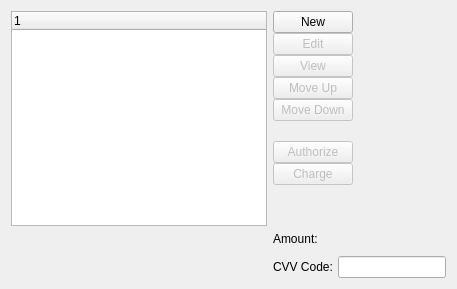
         <widget class="QWidget" name="_creditCardPage">
          <attribute name="title">
           <string>Credit Card</string>
          </attribute>
          <layout class="QGridLayout" name="gridLayout_9">
           <item row="0" column="0">
            <widget class="XTreeWidget" name="_cc">
             <property name="sizePolicy">
              <sizepolicy hsizetype="Expanding" vsizetype="Expanding">
               <horstretch>1</horstretch>
               <verstretch>0</verstretch>
              </sizepolicy>
             </property>
             <property name="focusPolicy">
              <enum>Qt::NoFocus</enum>
             </property>
            </widget>
           </item>
           <item row="0" column="1">
            <layout class="QHBoxLayout">
             <item>
              <layout class="QGridLayout">
               <property name="verticalSpacing">
                <number>0</number>
               </property>
               <item row="0" column="0">
                <widget class="QPushButton" name="_newCC">
                 <property name="text">
                  <string>New</string>
                 </property>
                </widget>
               </item>
               <item row="1" column="0">
                <widget class="QPushButton" name="_editCC">
                 <property name="enabled">
                  <bool>false</bool>
                 </property>
                 <property name="text">
                  <string>Edit</string>
                 </property>
                </widget>
               </item>
               <item row="2" column="0">
                <widget class="QPushButton" name="_viewCC">
                 <property name="enabled">
                  <bool>false</bool>
                 </property>
                 <property name="focusPolicy">
                  <enum>Qt::NoFocus</enum>
                 </property>
                 <property name="text">
                  <string>View</string>
                 </property>
                </widget>
               </item>
               <item row="3" column="0">
                <widget class="QPushButton" name="_upCC">
                 <property name="enabled">
                  <bool>false</bool>
                 </property>
                 <property name="focusPolicy">
                  <enum>Qt::NoFocus</enum>
                 </property>
                 <property name="text">
                  <string>Move Up</string>
                 </property>
                </widget>
               </item>
               <item row="4" column="0">
                <widget class="QPushButton" name="_downCC">
                 <property name="enabled">
                  <bool>false</bool>
                 </property>
                 <property name="focusPolicy">
                  <enum>Qt::NoFocus</enum>
                 </property>
                 <property name="text">
                  <string>Move Down</string>
                 </property>
                </widget>
               </item>
               <item row="5" column="0">
                <spacer>
                 <property name="orientation">
                  <enum>Qt::Vertical</enum>
                 </property>
                 <property name="sizeType">
                  <enum>QSizePolicy::Expanding</enum>
                 </property>
                 <property name="sizeHint" stdset="0">
                  <size>
                   <width>20</width>
                   <height>20</height>
                  </size>
                 </property>
                </spacer>
               </item>
               <item row="6" column="0">
                <widget class="QPushButton" name="_authorize">
                 <property name="enabled">
                  <bool>false</bool>
                 </property>
                 <property name="focusPolicy">
                  <enum>Qt::NoFocus</enum>
                 </property>
                 <property name="text">
                  <string>Authorize</string>
                 </property>
                </widget>
               </item>
               <item row="7" column="0">
                <widget class="QPushButton" name="_charge">
                 <property name="enabled">
                  <bool>false</bool>
                 </property>
                 <property name="focusPolicy">
                  <enum>Qt::NoFocus</enum>
                 </property>
                 <property name="text">
                  <string>Charge</string>
                 </property>
                </widget>
               </item>
               <item row="8" column="0">
                <spacer>
                 <property name="orientation">
                  <enum>Qt::Vertical</enum>
                 </property>
                 <property name="sizeType">
                  <enum>QSizePolicy::Expanding</enum>
                 </property>
                 <property name="sizeHint" stdset="0">
                  <size>
                   <width>20</width>
                   <height>41</height>
                  </size>
                 </property>
                </spacer>
               </item>
              </layout>
             </item>
             <item>
              <spacer>
               <property name="orientation">
                <enum>Qt::Horizontal</enum>
               </property>
               <property name="sizeHint" stdset="0">
                <size>
                 <width>40</width>
                 <height>20</height>
                </size>
               </property>
              </spacer>
             </item>
            </layout>
           </item>
           <item row="1" column="1">
            <layout class="QGridLayout">
             <property name="spacing">
              <number>5</number>
             </property>
             <item row="0" column="0">
              <widget class="QLabel" name="_CCAmountLit">
               <property name="text">
                <string>Amount:</string>
               </property>
               <property name="alignment">
                <set>Qt::AlignLeading|Qt::AlignLeft|Qt::AlignVCenter</set>
               </property>
              </widget>
             </item>
             <item row="1" column="0" colspan="2">
              <widget class="CurrCluster" name="_CCAmount">
               <property name="sizePolicy">
                <sizepolicy hsizetype="Maximum" vsizetype="Preferred">
                 <horstretch>0</horstretch>
                 <verstretch>0</verstretch>
                </sizepolicy>
               </property>
               <property name="currencyEditable" stdset="0">
                <bool>false</bool>
               </property>
              </widget>
             </item>
             <item row="2" column="0">
              <widget class="QLabel" name="_CCCVVLit">
               <property name="text">
                <string>CVV Code:</string>
               </property>
              </widget>
             </item>
             <item row="2" column="1">
              <widget class="XLineEdit" name="_CCCVV">
               <property name="sizePolicy">
                <sizepolicy hsizetype="Maximum" vsizetype="Fixed">
                 <horstretch>0</horstretch>
                 <verstretch>0</verstretch>
                </sizepolicy>
               </property>
              </widget>
             </item>
            </layout>
           </item>
          </layout>
         </widget>
